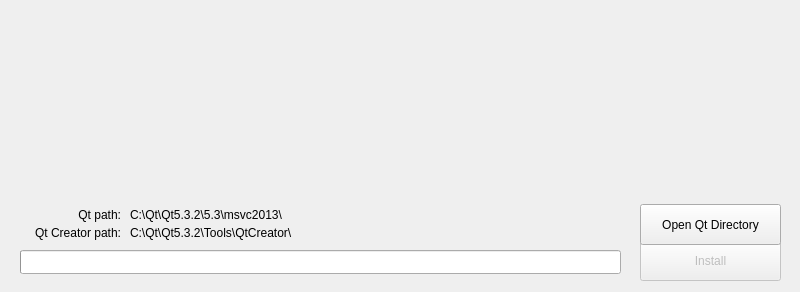
<?xml version="1.0" encoding="UTF-8"?>
<ui version="4.0">
 <class>MainWindow</class>
 <widget class="QMainWindow" name="MainWindow">
  <property name="windowModality">
   <enum>Qt::ApplicationModal</enum>
  </property>
  <property name="geometry">
   <rect>
    <x>0</x>
    <y>0</y>
    <width>800</width>
    <height>292</height>
   </rect>
  </property>
  <property name="focusPolicy">
   <enum>Qt::ClickFocus</enum>
  </property>
  <property name="contextMenuPolicy">
   <enum>Qt::NoContextMenu</enum>
  </property>
  <property name="windowTitle">
   <string>Chartwork Installer</string>
  </property>
  <property name="styleSheet">
   <string notr="true"/>
  </property>
  <widget class="QWidget" name="centralWidget">
   <widget class="QPushButton" name="installButton">
    <property name="enabled">
     <bool>false</bool>
    </property>
    <property name="geometry">
     <rect>
      <x>640</x>
      <y>240</y>
      <width>141</width>
      <height>41</height>
     </rect>
    </property>
    <property name="text">
     <string>Install</string>
    </property>
   </widget>
   <widget class="QPushButton" name="changeQtDirectoryButton">
    <property name="geometry">
     <rect>
      <x>640</x>
      <y>204</y>
      <width>141</width>
      <height>41</height>
     </rect>
    </property>
    <property name="text">
     <string>Open Qt Directory</string>
    </property>
   </widget>
   <widget class="QProgressBar" name="progressBar">
    <property name="geometry">
     <rect>
      <x>20</x>
      <y>250</y>
      <width>601</width>
      <height>24</height>
     </rect>
    </property>
    <property name="value">
     <number>0</number>
    </property>
    <property name="textVisible">
     <bool>false</bool>
    </property>
   </widget>
   <widget class="QLabel" name="image">
    <property name="geometry">
     <rect>
      <x>0</x>
      <y>0</y>
      <width>800</width>
      <height>192</height>
     </rect>
    </property>
    <property name="text">
     <string/>
    </property>
    <property name="pixmap">
     <pixmap resource="images.qrc">:/images/installer.png</pixmap>
    </property>
   </widget>
   <widget class="QLabel" name="qtPathLabel">
    <property name="geometry">
     <rect>
      <x>20</x>
      <y>207</y>
      <width>101</width>
      <height>16</height>
     </rect>
    </property>
    <property name="text">
     <string>Qt path:</string>
    </property>
    <property name="alignment">
     <set>Qt::AlignRight|Qt::AlignTrailing|Qt::AlignVCenter</set>
    </property>
   </widget>
   <widget class="QLabel" name="qtCreatorPathLabel">
    <property name="geometry">
     <rect>
      <x>20</x>
      <y>225</y>
      <width>101</width>
      <height>16</height>
     </rect>
    </property>
    <property name="text">
     <string>Qt Creator path:</string>
    </property>
    <property name="alignment">
     <set>Qt::AlignRight|Qt::AlignTrailing|Qt::AlignVCenter</set>
    </property>
   </widget>
   <widget class="QLabel" name="qtPath">
    <property name="geometry">
     <rect>
      <x>130</x>
      <y>207</y>
      <width>491</width>
      <height>16</height>
     </rect>
    </property>
    <property name="text">
     <string>C:\Qt\Qt5.3.2\5.3\msvc2013\</string>
    </property>
    <property name="alignment">
     <set>Qt::AlignLeading|Qt::AlignLeft|Qt::AlignVCenter</set>
    </property>
   </widget>
   <widget class="QLabel" name="qtCreatorPath">
    <property name="geometry">
     <rect>
      <x>130</x>
      <y>225</y>
      <width>491</width>
      <height>16</height>
     </rect>
    </property>
    <property name="text">
     <string>C:\Qt\Qt5.3.2\Tools\QtCreator\</string>
    </property>
    <property name="alignment">
     <set>Qt::AlignLeading|Qt::AlignLeft|Qt::AlignVCenter</set>
    </property>
   </widget>
   <zorder>image</zorder>
   <zorder>installButton</zorder>
   <zorder>changeQtDirectoryButton</zorder>
   <zorder>progressBar</zorder>
   <zorder>qtPathLabel</zorder>
   <zorder>qtCreatorPathLabel</zorder>
   <zorder>qtPath</zorder>
   <zorder>qtCreatorPath</zorder>
  </widget>
 </widget>
 <layoutdefault spacing="6" margin="11"/>
 <resources>
  <include location="images.qrc"/>
 </resources>
 <connections/>
</ui>
